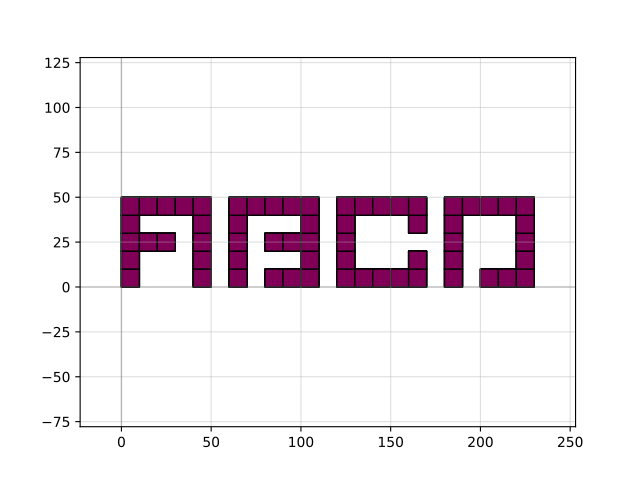

The script that drew this image:
import gdsfactory as gf

c = gf.components.text_rectangular_multi_layer(text='abcd', layers=['WG', 'M1', 'M2', 'M3'])
c.plot()
